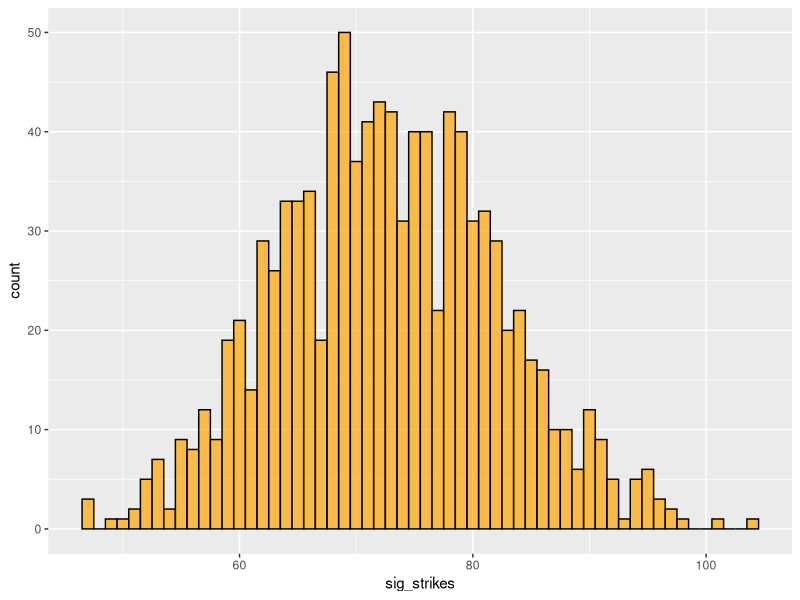
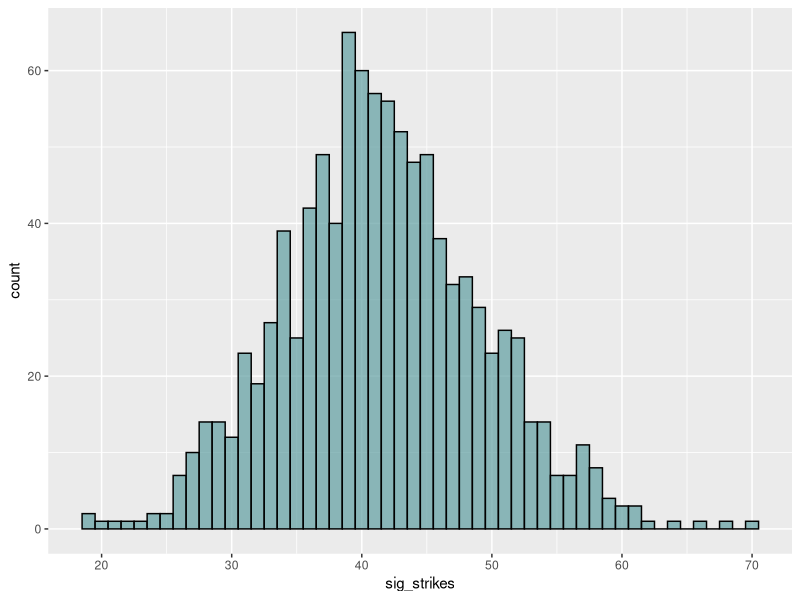
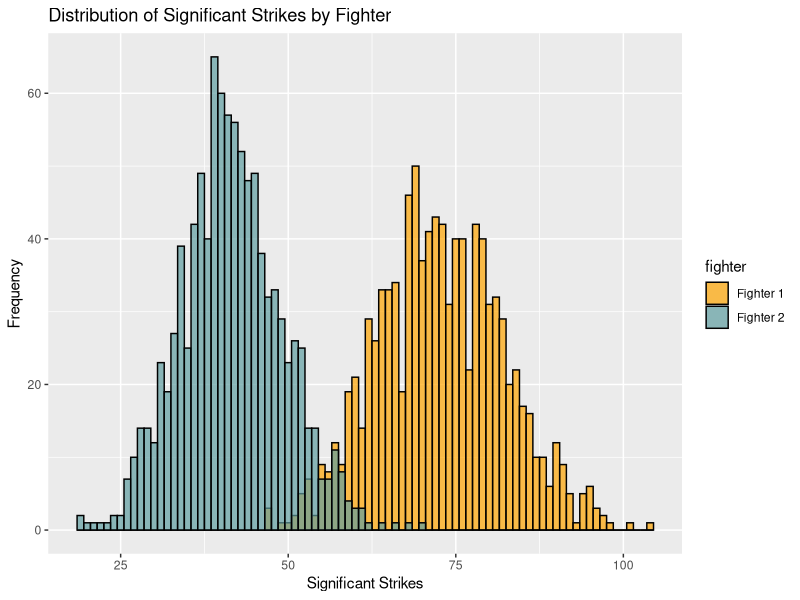

Generate these figures, in order, with R:
# 1. Step: Insert Fighter Data
fighter1 = data.frame(sig_strikes = c(49, 13, 79, 28, 145),
                      duration = c(15, 6, 6, 11, 15))

fighter2 = data.frame(sig_strikes = c(55, 37),
                      duration = c(15, 12))


# ----Weighted Poisson Update Section ----
# Total strikes and total duration (exposure)
total_strikes_f1 = sum(fighter1$sig_strikes)
total_strikes_f2 = sum(fighter2$sig_strikes)

total_time_f1 = sum(fighter1$duration)
total_time_f2 = sum(fighter2$duration)

# Gamma-Poisson conjugate update using exposure
update_gamma = function(prior_alpha, prior_beta, total_strikes, total_time) {
  posterior_alpha <- prior_alpha + total_strikes
  posterior_beta  <- prior_beta + total_time
  return(list(alpha = posterior_alpha, beta = posterior_beta))
}

# Uninformed priors
shape1 = 1; rate1 = 1
shape2 = 1; rate2 = 1

# Posterior updates using duration (not number of fights)
posterior_fighter1 = update_gamma(shape1, rate1, total_strikes_f1, total_time_f1)
posterior_fighter2 = update_gamma(shape2, rate2, total_strikes_f2, total_time_f2)

cat('Posterior for Fighter 1: Alpha =', posterior_fighter1$alpha, "Beta =", posterior_fighter1$beta, "\n")
cat('Posterior for Fighter 2: Alpha =', posterior_fighter2$alpha, "Beta =", posterior_fighter2$beta, "\n")

# ---- Keep the rest of your original code as-is ----

# Expected fight duration from odds
expected_duration <- function(x, y) {
  over2_5 <- x
  under2_5 <- y
  margin <- 1/over2_5 + 1/under2_5
  fair_over <- (1/over2_5)/margin
  fair_under <- (1/under2_5)/margin
  first_round <- fair_under/2
  second_round <- fair_under/2
  third_round <- fair_over
  p <- first_round + 2*second_round + 3*third_round
  return(p * 5)
}

t = expected_duration(1.40, 2.85)
t

# Simulate Lambda from Posterior Gamma Distributions
lambda_fighter1 = rgamma(1000, posterior_fighter1$alpha, posterior_fighter1$beta)
lambda_fighter2 = rgamma(1000, posterior_fighter2$alpha, posterior_fighter2$beta)

# Simulate future strikes
future_strikes_f1 = rpois(1000, lambda_fighter1 * t)
future_strikes_f2 = rpois(1000, lambda_fighter2 * t)

# DataFrames for plotting
future_strikes_fighter1 = data.frame(sig_strikes = future_strikes_f1)
future_strikes_fighter2 = data.frame(sig_strikes = future_strikes_f2)

# Plot Fighter 1
library(ggplot2)
ggplot(future_strikes_fighter1, aes(x = sig_strikes)) +
  geom_histogram(binwidth = 1, fill = "orange", color = "black", alpha = 0.7)

mean(future_strikes_f1)
median(future_strikes_f1)

# Plot Fighter 2
ggplot(future_strikes_fighter2, aes(x = sig_strikes)) +
  geom_histogram(binwidth = 1, fill = "cadetblue", color = "black", alpha = 0.7)

# Combined plot
combined_data <- rbind(
  data.frame(sig_strikes = future_strikes_fighter1$sig_strikes, fighter = "Fighter 1"),
  data.frame(sig_strikes = future_strikes_fighter2$sig_strikes, fighter = "Fighter 2")
)

ggplot(combined_data, aes(x = sig_strikes, fill = fighter)) +
  geom_histogram(binwidth = 1, color = "black", alpha = 0.7, position = "identity") +
  scale_fill_manual(values = c("Fighter 1" = "orange", "Fighter 2" = "cadetblue")) +
  labs(title = "Distribution of Significant Strikes by Fighter",
       x = "Significant Strikes",
       y = "Frequency")

# Credible intervals
credible_interval_gamma1 = quantile(lambda_fighter1, probs = c(0.025, 0.975))
credible_interval_gamma2 = quantile(lambda_fighter2, probs = c(0.025, 0.975))
mean_credible_gamma1 = mean(lambda_fighter1)
mean_credible_gamma2 = mean(lambda_fighter2)

print(credible_interval_gamma1)
print(credible_interval_gamma2)
print(mean_credible_gamma1)
print(mean_credible_gamma2)

# Pricing markets
# Fighter 1
median(future_strikes_fighter1$sig_strikes)
mean(future_strikes_fighter1$sig_strikes)
mean(future_strikes_fighter1$sig_strikes > 25)
mean(future_strikes_fighter1$sig_strikes > 50)
mean(future_strikes_fighter1$sig_strikes > 75)
mean(future_strikes_fighter1$sig_strikes > 100)
mean(future_strikes_fighter1$sig_strikes > 125)

# Fighter 2
median(future_strikes_fighter2$sig_strikes)
mean(future_strikes_fighter2$sig_strikes)
mean(future_strikes_fighter2$sig_strikes > 25)
mean(future_strikes_fighter2$sig_strikes > 50)
mean(future_strikes_fighter2$sig_strikes > 75)
mean(future_strikes_fighter2$sig_strikes > 100)
mean(future_strikes_fighter2$sig_strikes > 125)


# Head-to-head market
Winner_fighter1 = mean(future_strikes_fighter2$sig_strikes > future_strikes_fighter1$sig_strikes)
Winner_fighter2 = mean(future_strikes_fighter1$sig_strikes > future_strikes_fighter2$sig_strikes)
Draw = mean(future_strikes_fighter2$sig_strikes == future_strikes_fighter1$sig_strikes)
Winner_fighter1 + Winner_fighter2 + Draw  # Should equal 1
